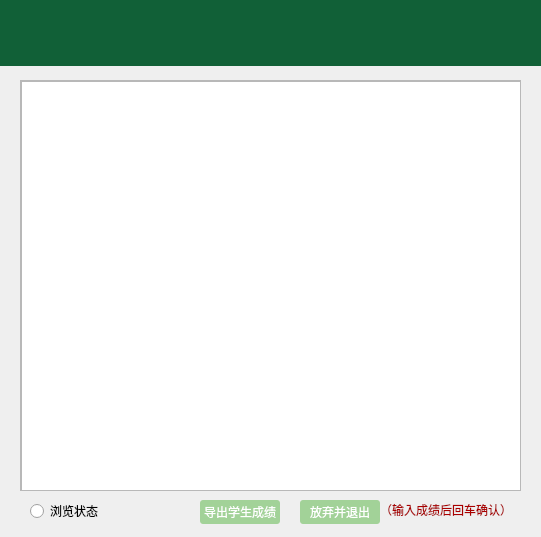
<?xml version="1.0" encoding="UTF-8"?>
<ui version="4.0">
 <class>ScoreInputDialog_teacher</class>
 <widget class="QWidget" name="ScoreInputDialog_teacher">
  <property name="geometry">
   <rect>
    <x>0</x>
    <y>0</y>
    <width>541</width>
    <height>537</height>
   </rect>
  </property>
  <property name="minimumSize">
   <size>
    <width>541</width>
    <height>537</height>
   </size>
  </property>
  <property name="maximumSize">
   <size>
    <width>541</width>
    <height>537</height>
   </size>
  </property>
  <property name="windowTitle">
   <string>成绩录入</string>
  </property>
  <property name="styleSheet">
   <string notr="true">.QPushButton:!hover
{
background-color: rgb(162, 210, 152);
color: rgb(255, 255, 255);
font: 9pt &quot;微软雅黑&quot;;
border-color: rgb(255, 255, 255);
border-radius:3px;
 padding: 3px;
}
.QPushButton:hover
{
background-color: rgb(85, 170, 127);
color: rgb(255, 255, 255);
font: 9pt &quot;微软雅黑&quot;;
border-color: rgb(255, 255, 255);
border-radius:3px
}
.QPushButton:pressed {
    padding-left: 5px;
    padding-top: 5px;
}</string>
  </property>
  <widget class="QRadioButton" name="browseradioButton">
   <property name="geometry">
    <rect>
     <x>30</x>
     <y>500</y>
     <width>97</width>
     <height>22</height>
    </rect>
   </property>
   <property name="text">
    <string>浏览状态</string>
   </property>
  </widget>
  <widget class="QPushButton" name="exitpushButton">
   <property name="geometry">
    <rect>
     <x>300</x>
     <y>500</y>
     <width>80</width>
     <height>24</height>
    </rect>
   </property>
   <property name="text">
    <string>放弃并退出</string>
   </property>
  </widget>
  <widget class="QLabel" name="label">
   <property name="geometry">
    <rect>
     <x>380</x>
     <y>500</y>
     <width>151</width>
     <height>21</height>
    </rect>
   </property>
   <property name="text">
    <string>&lt;html&gt;&lt;head/&gt;&lt;body&gt;&lt;p&gt;&lt;span style=&quot; color:#aa0000;&quot;&gt;（输入成绩后回车确认）&lt;/span&gt;&lt;/p&gt;&lt;/body&gt;&lt;/html&gt;</string>
   </property>
  </widget>
  <widget class="QScrollArea" name="scrollArea">
   <property name="geometry">
    <rect>
     <x>20</x>
     <y>80</y>
     <width>501</width>
     <height>411</height>
    </rect>
   </property>
   <property name="widgetResizable">
    <bool>true</bool>
   </property>
   <widget class="QWidget" name="scrollAreaWidgetContents">
    <property name="geometry">
     <rect>
      <x>0</x>
      <y>0</y>
      <width>499</width>
      <height>409</height>
     </rect>
    </property>
    <widget class="QTableView" name="tableView">
     <property name="geometry">
      <rect>
       <x>0</x>
       <y>0</y>
       <width>501</width>
       <height>551</height>
      </rect>
     </property>
     <property name="autoFillBackground">
      <bool>false</bool>
     </property>
     <property name="styleSheet">
      <string notr="true">QTableView::item:hover {
	background-color: rgb(18, 99, 56);
    color: white;
}</string>
     </property>
     <attribute name="horizontalHeaderCascadingSectionResizes">
      <bool>false</bool>
     </attribute>
     <attribute name="horizontalHeaderDefaultSectionSize">
      <number>90</number>
     </attribute>
    </widget>
   </widget>
  </widget>
  <widget class="QPushButton" name="exportpushButton">
   <property name="geometry">
    <rect>
     <x>200</x>
     <y>500</y>
     <width>80</width>
     <height>24</height>
    </rect>
   </property>
   <property name="text">
    <string>导出学生成绩</string>
   </property>
  </widget>
  <widget class="QLabel" name="label_2">
   <property name="geometry">
    <rect>
     <x>0</x>
     <y>-5</y>
     <width>551</width>
     <height>71</height>
    </rect>
   </property>
   <property name="styleSheet">
    <string notr="true">background-color: rgb(17, 96, 55);</string>
   </property>
   <property name="text">
    <string/>
   </property>
  </widget>
  <widget class="QWidget" name="">
   <property name="geometry">
    <rect>
     <x>0</x>
     <y>14</y>
     <width>536</width>
     <height>41</height>
    </rect>
   </property>
   <layout class="QHBoxLayout" name="horizontalLayout">
    <item>
     <widget class="QLabel" name="tiplabel">
      <property name="styleSheet">
       <string notr="true">font: 14pt &quot;楷体&quot;;
color: rgb(255, 255, 255);</string>
      </property>
      <property name="text">
       <string>&lt;html&gt;&lt;head/&gt;&lt;body&gt;&lt;p&gt;&lt;span style=&quot; font-weight:700; color:#ffffff;&quot;&gt;（教师：刘亚涛）请选择课程：&lt;/span&gt;&lt;/p&gt;&lt;/body&gt;&lt;/html&gt;</string>
      </property>
     </widget>
    </item>
    <item>
     <spacer name="horizontalSpacer">
      <property name="orientation">
       <enum>Qt::Horizontal</enum>
      </property>
      <property name="sizeHint" stdset="0">
       <size>
        <width>40</width>
        <height>20</height>
       </size>
      </property>
     </spacer>
    </item>
    <item>
     <widget class="QComboBox" name="comboBox">
      <property name="minimumSize">
       <size>
        <width>230</width>
        <height>23</height>
       </size>
      </property>
      <property name="maximumSize">
       <size>
        <width>230</width>
        <height>23</height>
       </size>
      </property>
      <property name="font">
       <font>
        <pointsize>10</pointsize>
       </font>
      </property>
      <property name="styleSheet">
       <string notr="true">QComboBox {
    background-color: white;
    border: 1px solid #333333;
    color: black;
    padding:1px 2em 1px 3px;
}

QComboBox::drop-down {
    subcontrol-origin: padding;
    subcontrol-position: top right;
    border-left: 1px solid #333333;
}

QComboBox::down-arrow {
    border: 2px solid #333333;
    width: 6px;
    height: 6px;
    background: rgb(17, 99, 56);
}</string>
      </property>
     </widget>
    </item>
   </layout>
  </widget>
  <zorder>label_2</zorder>
  <zorder>browseradioButton</zorder>
  <zorder>exitpushButton</zorder>
  <zorder>label</zorder>
  <zorder>layoutWidget</zorder>
  <zorder>scrollArea</zorder>
  <zorder>exportpushButton</zorder>
  <zorder>horizontalSpacer</zorder>
 </widget>
 <resources/>
 <connections/>
</ui>
